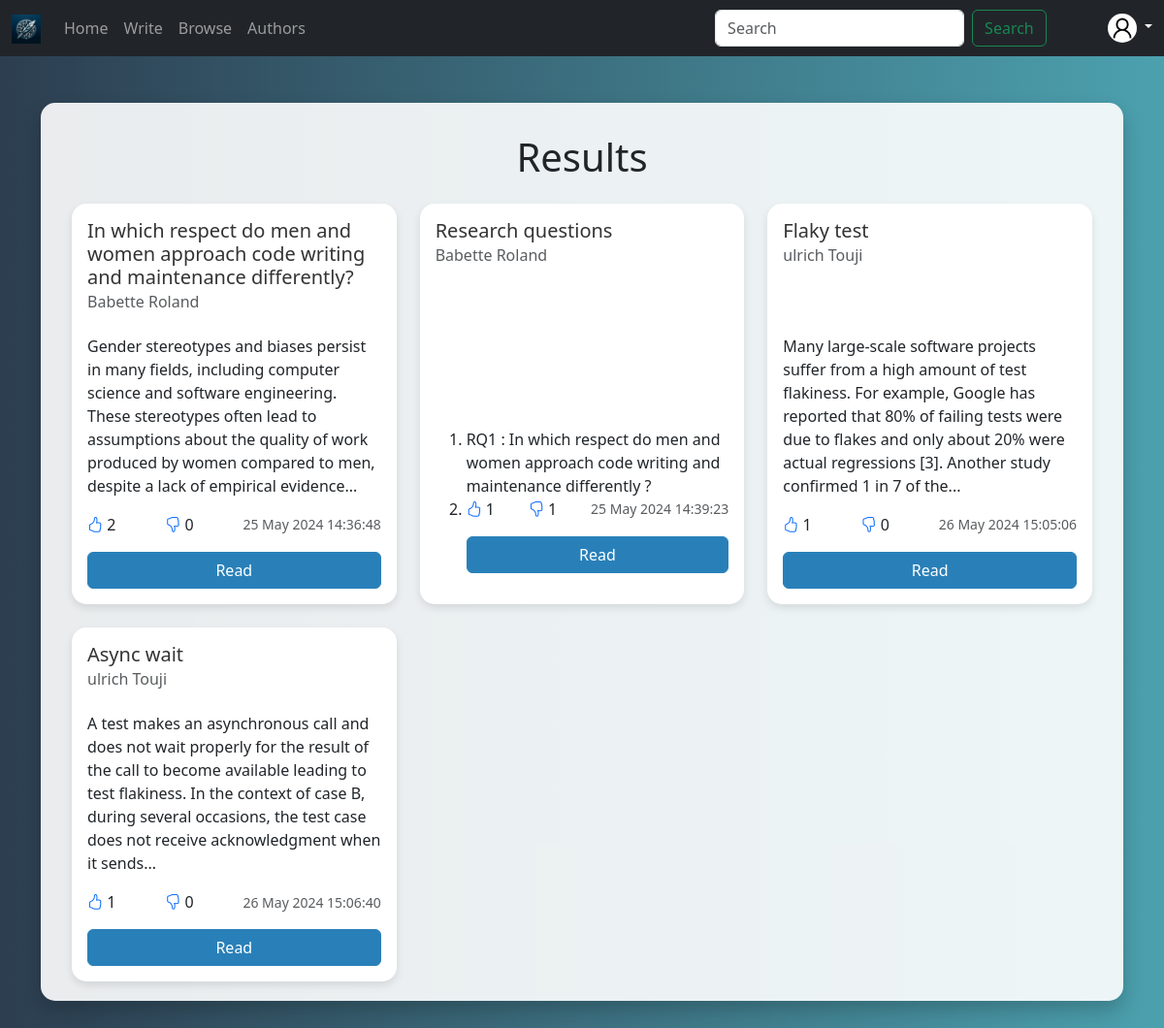
Page /articles/browse on the earlier database version.
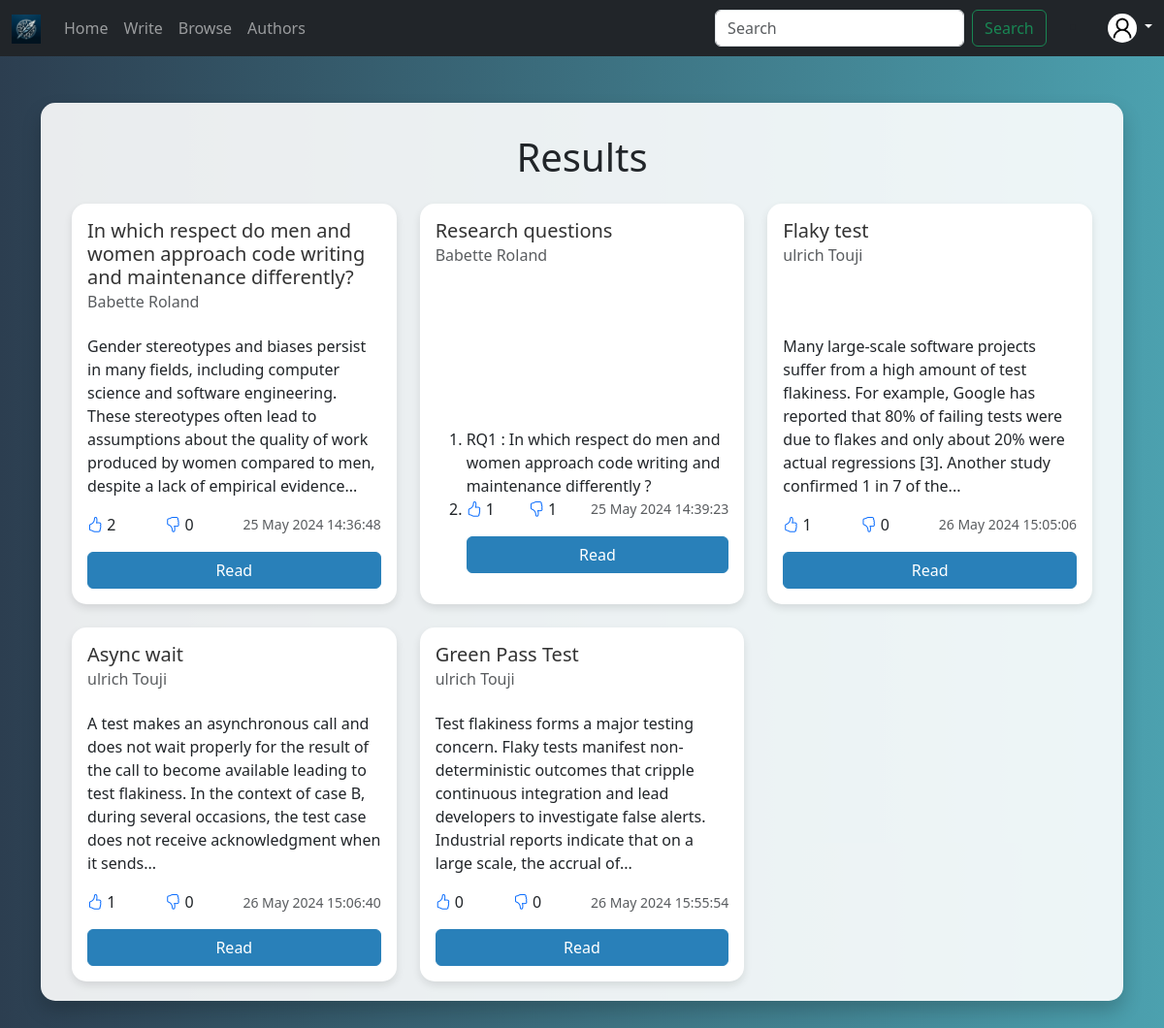
Same page on the later database version.
### projet/models.py (models this page shows)
class Article(Base):
    __tablename__ = "articles"
    id = Column(Integer, primary_key=True)
    body = Column(String, index=True)
    title = Column(String, index=True)
    created_at = Column(DateTime, server_default=func.now())
    author_id = Column(String(72), ForeignKey("users.id"))
    likes = Column(Integer, default=0)
    dislikes = Column(Integer, default=0)
    author = relationship("User", back_populates="articles")
    comments = relationship("Comment", back_populates="article")
    likes_dislikes_article = relationship("LikeDislikeArticle", back_populates="article")

class User(Base):
    __tablename__ = 'users'
    id = Column(String(72), primary_key=True)
    first_name = Column(String(72))
    last_name = Column(String(72))
    email = Column(String(72), unique=True)
    password = Column(String(72))
    is_active = Column(Boolean, default=True)
    group = Column(String(2048), nullable=True)
    articles = relationship("Article", back_populates="author")
    comments = relationship("Comment", back_populates="author")
    likes_dislikes_article = relationship("LikeDislikeArticle", back_populates="user")
    likes_dislikes_comment = relationship("LikeDislikeComments", back_populates="user")
    subscriptions = relationship("Subscription", foreign_keys=[Subscription.user_id], back_populates="user")
    subscribers = relationship("Subscription", foreign_keys=[Subscription.author_id], back_populates="author")

### projet/routes/articles.py (the view)
@router.get("/search")
def search_article(request: Request, q: Optional[str]=None, db: Session = Depends(get_db)):
    query = q
    if query is not None:
        queries = query.split()
        articles = db.query(models.Article).join(models.Article.author).filter(
            and_(*[
                or_(
                    models.Article.body.contains(query),
                    models.Article.title.contains(query),
                    models.User.first_name.contains(query),
                    models.User.last_name.contains(query)
                ) for query in queries
            ])
        )
    else:
        articles = []
    print(articles)
    return templates.TemplateResponse(
        "search_article.html",
        context={
            'request': request,
            'articles': articles,
        }
    )

### projet/templates/browse_article.html (shortened to what this page needs)
{% extends "base.html" %}
{% block content %}
{% include 'navbar.html' %}
<div class="container my-5">
    <div class="results-container">
        <h1 class="mb-4 text-center">Results</h1>
        <div class="row row-cols-1 row-cols-md-2 row-cols-lg-3 g-4">
            {% for item in articles %}
            <div class="col">
                <div class="card h-100">
                    <div class="card-body d-flex flex-column">
                        <h5 class="card-title">{{ item.title }}</h5>
                        <h6 class="card-subtitle mb-2 text-muted">{{ item.author.first_name }} {{ item.author.last_name }}</h6>
                        <p class="card-text flex-grow-1">{{ item.body|truncate|safe }}</p>
                        <div class="mt-auto d-flex justify-content-between align-items-center">
                            <span>
                                <a href="/articles/like/{{ item.id }}" class="bi bi-hand-thumbs-up"></a>
                                <span>{{ item.likes }}</span>
                            </span>
                            <span>
                                <a href="/articles/dislike/{{ item.id }}" class="bi bi-hand-thumbs-down"></a>
                                <span>{{ item.dislikes }}</span>
                            </span>
                            <small class="text-muted">{{ item.created_at.strftime("%d %b %Y %X") }}</small>
                        </div>
                        <a href="/articles/read/{{ item.id }}" class="btn btn-primary w-100 mt-3">Read</a>
                    </div>
                </div>
            </div>
            {% endfor %}
        </div>
    </div>
</div>
{% endblock %}

Differences in the rows shown:
added Article: title "Green Pass Test", author.first_name "ulrich", author.last_name "Touji", body "Test flakiness forms a major testing concern. Flaky tests manifest non-deterministic outcomes that cripple continu\u0002ous integration and lead developers to investigate false alerts. Industrial reports indicate that on a large scale, the accrual of...", likes "0", dislikes "0", created_at "26 May 2024 15:55:54"
